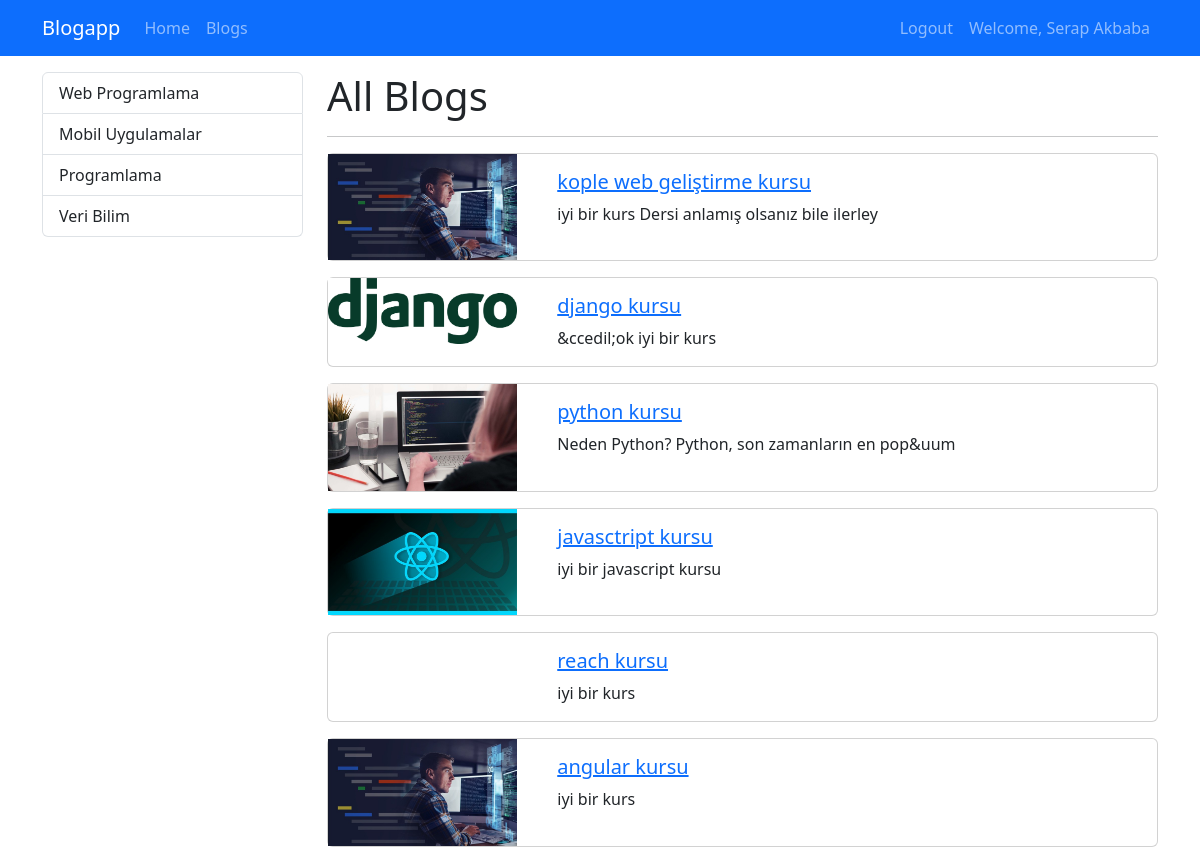
/blogs (signed in), run on the app's committed database.
### blog/models.py (models this page shows, shortened)
class Category(models.Model):
    name = models.CharField(max_length=150)
    slug = models.SlugField(max_length=150, null=False, blank=True, unique=True, db_index=True, editable=False)

class Blog(models.Model):
    title = models.CharField(max_length=200)
    image = models.ImageField(upload_to="blogs")
    description = RichTextField()
    is_active = models.BooleanField(default=False)
    is_home = models.BooleanField(default=False)
    slug = models.SlugField(max_length=200, null=False, blank=True, unique=True, db_index=True, editable=False)
    categories = models.ManyToManyField(Category, blank=True)

### blog/views.py (the view)
# urls.py: path("blogs", views.blogs, name="blogs"),
def blogs(request):
    context = {
        "blogs": Blog.objects.filter(is_active=True),
        "categories": Category.objects.all()
    }
    return render(request, "blog/blogs.html", context)

### blog/templates/blog/blogs.html (shortened to what this page needs)
{% extends "base.html" %}
{% block content %}
<div class="container mt-3">
    <div class="row">
        <div class="col-3">
            {% include 'partials/_categories.html' %}
        </div>
        <div class="col-9">
            <h1> All Blogs</h1>
            <hr>
            {% if blogs|length > 0 %}
                {% for blog in blogs %}
                    {% if blog.is_active %}
                    {% include 'blog/partials/_blog.html' %}
                {% endif %}
            {% endfor %}
        {% else %}
                <div class="alert alert-warning">No Blogs</div>
            {% endif %}
        </div>
    </div>
</div>
{% endblock %}

### templates/partials/_navbar.html (shortened to what this page needs)
<nav class="navbar navbar-dark bg-primary navbar-expand-lg">
    <div class="container">
        <a class="navbar-brand" href="{% url 'home' %}">Blogapp</a>
        <div class="collapse navbar-collapse" id="navbar">
            <ul class="navbar-nav me-auto">
                <li class="nav-item">
                    <a class="nav-link" href="{% url 'home' %}">Home</a>
                </li>
                <li class="nav-item">
                    <a class="nav-link" href="{% url 'blogs' %}">Blogs</a>
                </li>
            </ul>
            <ul class="navbar-nav ms-auto">
            {% if user.is_authenticated %}
                <li class="nav-item">
                    <a class="nav-link" href="{% url 'logout'%}">Logout</a>
                </li>
                <li class="nav-item">
                    <a class="nav-link" href="">Welcome, {{ user.get_full_name|title }}</a>
                </li>
            {% endif %}
            </ul>
        </div>
    </div>
</nav>

### templates/partials/_categories.html
<div class="list-group">
    {% for category in categories %}
        {% if category.slug == selected_category %}
            <a class="list-group-item list-group-item-action active" href="{% url 'blogs_by_category' category.slug %}">
                {{ category.name|title }}</a>
        {% else %}
            <a class="list-group-item list-group-item-action" href="{% url 'blogs_by_category' category.slug %}">
            {{ category.name|title }}</a>
        {% endif %}
    {% endfor %}
</div>

### blog/templates/blog/partials/_blog.html
{% load static %}
<div class="card mb-3">
    <div class="row">
        <div class="col-md-3">
            <img src="{{ blog.image.url }}" alt="" class="img-fluid" >
        </div>
        <div class="col-md-9">
            <div class="card-body">
                <h5 class="card-title">
                    <a href="{% url 'blog_details' blog.slug %}">
                        {{blog.title}}
                    </a>
                </h5>
                <p class="card-text">{{blog.description|striptags|slice:"0:50"}}</p>
            </div>
        </div>
     </div>
</div>

### data on the page
Category: name "Web Programlama"
Category: name "Mobil Uygulamalar"
Category: name "Programlama"
Category: name "Veri Bilim"
Blog: image (picture), title "kople web geliştirme kursu", description "iyi bir kurs Dersi anlamış olsanız bile ilerley"
Blog: image (picture), title "django kursu", description "&ccedil;ok iyi bir kurs"
Blog: image (picture), title "python kursu", description "Neden Python? Python, son zamanların en pop&uum"
Blog: image (picture), title "javasctript kursu", description "iyi bir javascript kursu"
Blog: title "reach kursu", description "iyi bir kurs"
Blog: image (picture), title "angular kursu", description "iyi bir kurs"

### other printed values
{{ user.get_full_name|title }} "Serap Akbaba"
